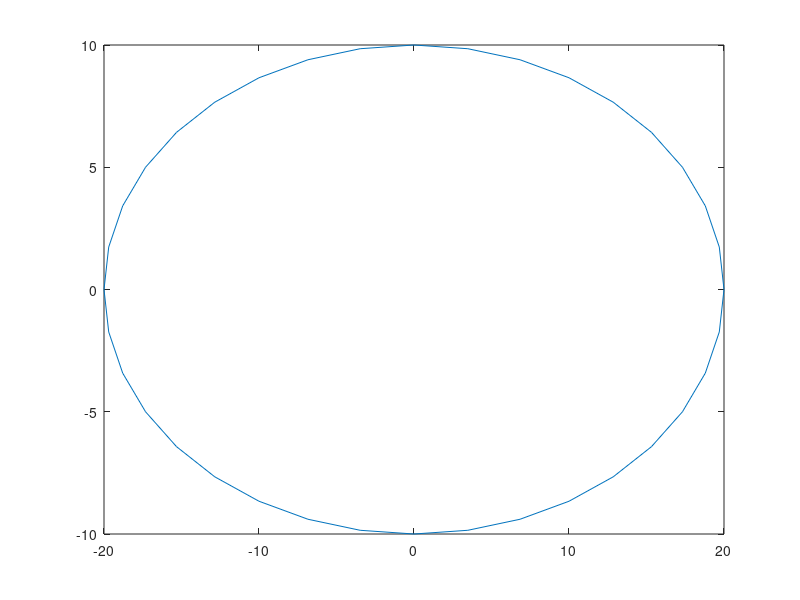

Source code (MATLAB):
clc
clear all
close all
format long

rad=pi/180;
BA=10;
BP=20;

x=0:36;
y=0:36;
theta=(0:10:360)*rad;
for n=1:37
y(n)=BA*sin(theta(n));
x(n)=BP*cos(theta(n));
end

plot(x,y)
